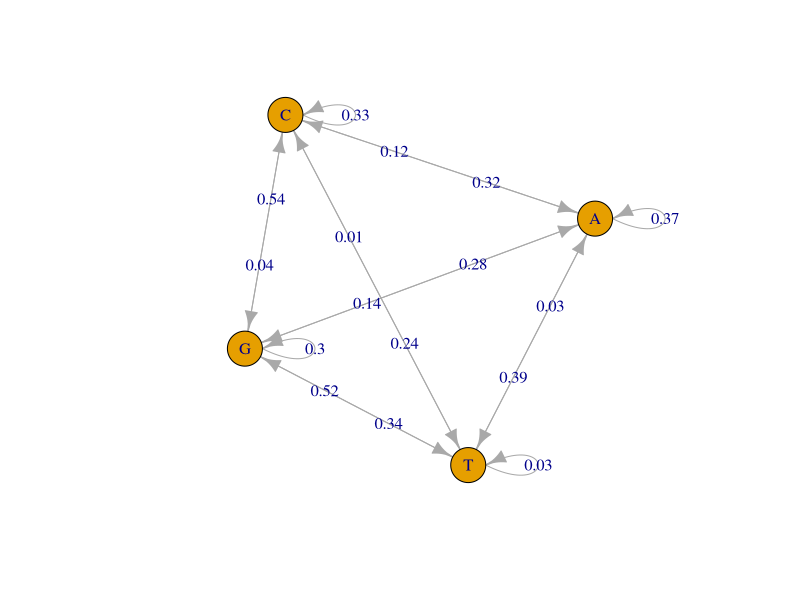

The R script that drew this image:
## ---- chunk 1
knitr::opts_chunk$set(echo = TRUE)
## ---- chunk 2
library(igraph)
## ---- chunk 3
# generate random transition matrix 4x4 with each row summing to 1
transition_matrix <- matrix(runif(16), nrow=4, ncol=4)
transition_matrix <- transition_matrix/rowSums(transition_matrix)
#convert transition matrix to table with columns A , C, G, T
colnames(transition_matrix) <- c("A", "C", "G", "T")
rownames(transition_matrix) <- c("A", "C", "G", "T")
#plot a graph of transition matrix above with directed edges
g <- graph.adjacency(transition_matrix, mode="directed", weighted=TRUE)
plot(g, edge.label=round(E(g)$weight, 2), vertex.size=20, layout=layout.fruchterman.reingold)

